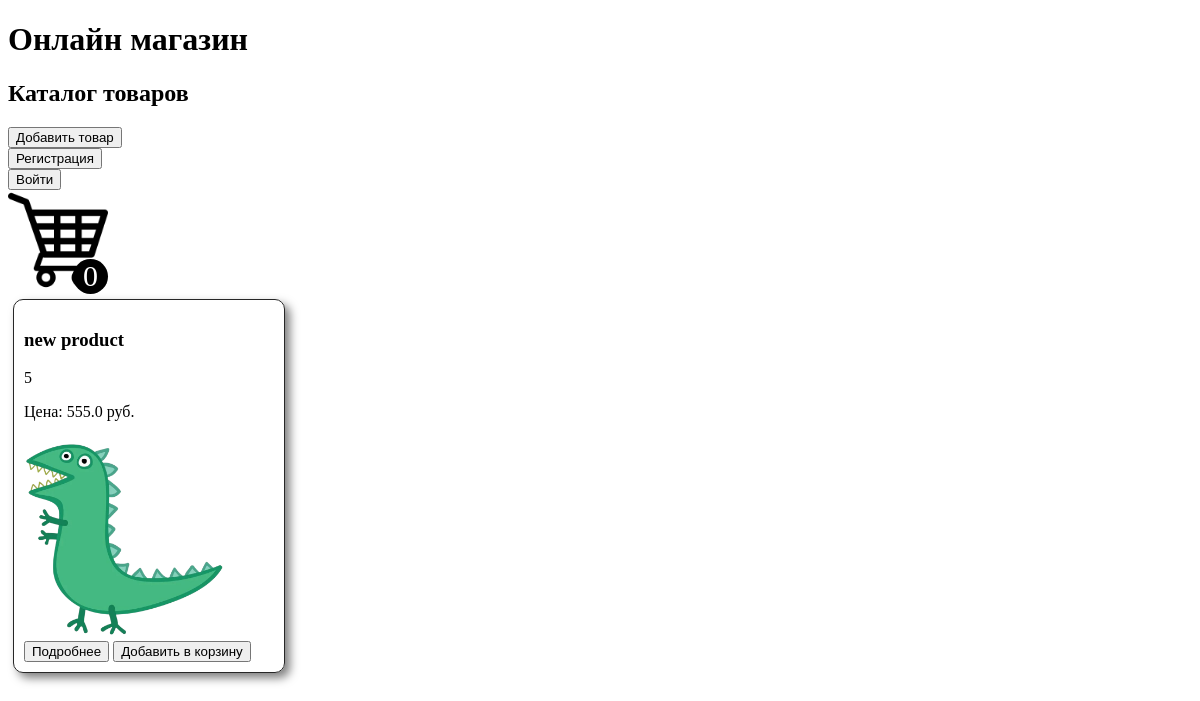
The page / on the database its author committed.
### tables this page shows
CREATE TABLE products (
                   id INTEGER PRIMARY KEY AUTOINCREMENT,
                   name TEXT NOT NULL,
                   price REAL NOT NULL,
                   type_products INTEGER,
                   description TEXT DEFAULT "",
                   image TEXT DEFAULT "",
                   FOREIGN KEY (type_products) REFERENCES Type_products(id)
    
            );

### app.py (the view)
@app.route("/")
def index():
    products = database.get_products()
    cart = session.get("cart", {})
    cart = database.validate_cart(cart)
    cart_count = len(cart)
    return render_template("index.html", products=products, cart=cart, cart_count=cart_count)

### database.py (called while the page is built)
def get_products():
    conn = sqlite3.connect("shop.db")
    cursor = conn.cursor()
    cursor.execute("SELECT * FROM products")
    products = cursor.fetchall()
    conn.close()
    return products

def validate_cart(cart):
    conn = sqlite3.connect("shop.db")
    cursor = conn.cursor()
    ids = list(cart.keys())
    for i in ids:
        cursor.execute("SELECT * FROM products WHERE id=?", (int(i),))
        product = cursor.fetchone()
        if not product:
            del cart[i]
    return cart

### templates/index.html (shortened to what this page needs)
<!DOCTYPE html>
<html lang="en">
<head>
    <link rel="stylesheet" href="{{ url_for('static', filename='css/style.css') }}">
</head>
<body>
    <h1>Онлайн магазин</h1>
    <h2>Каталог товаров</h2>
    <div>
        <a href="{{ url_for('add_product') }}"><button>Добавить товар</button></a>
    </div>
    <div>
        <a href="{{ url_for('regster_page') }}"><button>Регистрация</button></a>
    </div>
    <div>
        <a href="{{ url_for('login_page') }}"><button>Войти</button></a>
    </div>
    <div class="cart-img">
        <a href="{{ url_for('cart') }}">
        <img src="{{ url_for('static', filename='img/basket.png') }}" alt="" width="100">
        </a>
    </div>
    <div class="products">
        {% for product in products %}
            <div class="product">
                <h3>{{ product[1] }}</h3>
                <p>{{ product[3] }}</p>
                <p>Цена: {{ product[2] }} руб.</p>
                {% if product[5] %}
                    <img src="{{ product[5] }}" width="200">
                {% endif %}
                <a href="{{ url_for('product', product_id=product[0]) }}"><button>Подробнее</button></a>
                <a href="{{ url_for('add_to_cart', product_id=product[0]) }}"><button>Добавить в корзину</button></a>
            </div>
        {% endfor %}
    </div>
</body>
</html>

### static/css/style.css (style rules this page uses)
.products { display: flex; flex-wrap: wrap; gap: 20px; }
.product { border: 1px solid #272727; padding: 10px; width: 250px; margin: 5px; border-radius: 10px; box-shadow: 5px 5px 10px rgba(0, 0, 0, 0.5); }

### rows shown on the page
products: name "new product", type_products "5", price "555.0"
